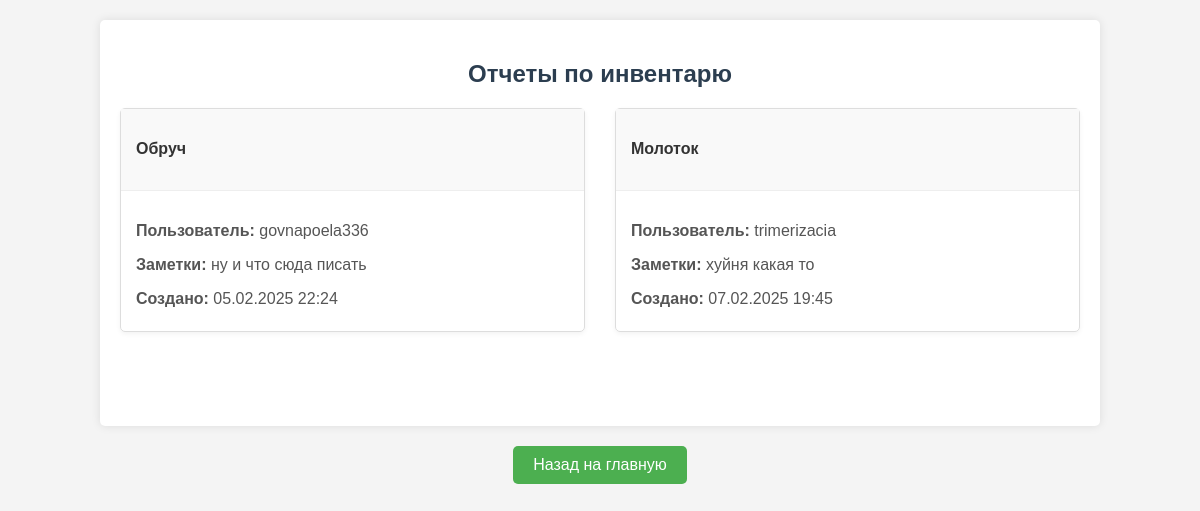
Page /inventory/reports/ (signed in) on the earlier database version.
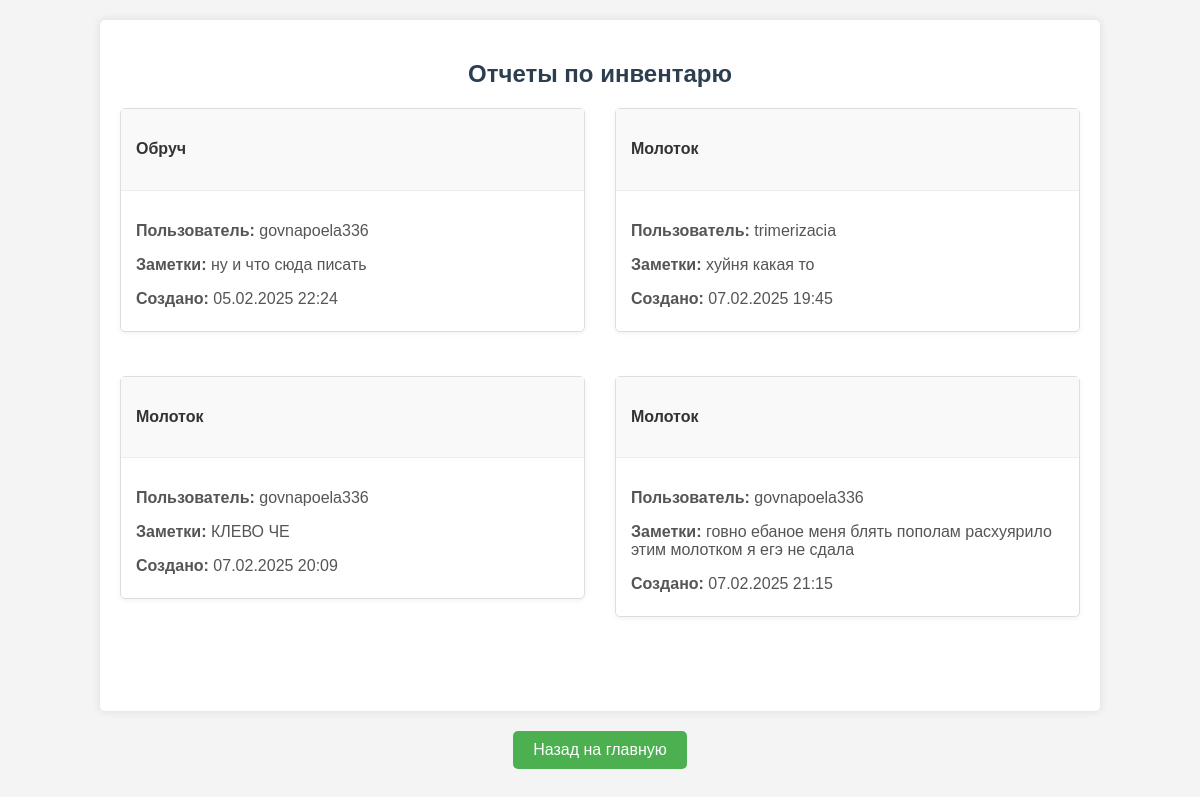
Same page on the later database version.
### invpage/models.py (models this page shows, shortened)
class UsageReport(models.Model):
    user = models.ForeignKey(settings.AUTH_USER_MODEL, on_delete=models.CASCADE, verbose_name=_("Пользователь"), default=1)
    item = models.ForeignKey('InventoryItem', on_delete=models.CASCADE, verbose_name=_("Инвентарь"))
    notes = models.TextField(verbose_name=_("Заметки"))
    created_at = models.DateTimeField(auto_now_add=True)
    class Meta:
        verbose_name = _("отчет об использовании")
        verbose_name_plural = _("Отчеты об использовании")

class InventoryItem(models.Model):
    name = models.CharField(max_length=255, verbose_name=_("Название"))
    description = models.TextField(verbose_name=_("Описание"))
    status = models.CharField(max_length=50, default='Исправен', verbose_name=_("Статус"))
    item_id = models.AutoField(primary_key=True)
    quantity = models.PositiveIntegerField(default=0, verbose_name=_("Количество"))
    class Meta:
        verbose_name = _("предмет инвентаря")
        verbose_name_plural = _("Предметы инвентаря")

### main/models.py (models this page shows, shortened)
class UserRegistration(AbstractUser):
    username = models.CharField(max_length=150, unique=True)
    email = models.EmailField(unique=True)
    password = models.CharField(max_length=128)
    token_timestamp = models.DateTimeField(null=True, blank=True)
    USERNAME_FIELD = 'username'
    REQUIRED_FIELDS = ['email']
    last_login = models.DateTimeField(null=True, blank=True)

### invpage/views.py (the view)
# urls.py: path('reports/', reports_view, name='reports'),
@login_required
def reports_view(request):
    inventory_requests = InventoryRequest.objects.all()
    inventory_items = InventoryItem.objects.all()
    ownerships = Ownership.objects.all()
    purchase_plans = PurchasePlan.objects.all()
    usage_reports = UsageReport.objects.all()
    context = {
        'inventory_requests': inventory_requests,
        'inventory_items': inventory_items,
        'ownerships': ownerships,
        'purchase_plans': purchase_plans,
        'usage_reports': usage_reports,
    }
    return render(request, 'invpage/reports.html', context)

### invpage/templates/invpage/reports.html (shortened to what this page needs)
{% load static %}
<!DOCTYPE html>
<html lang="ru">
<head>
    <link rel="stylesheet" href="{% static 'invpage/css/reports.css' %}">
</head>
<body>
    <div class="container">
        <h2>Отчеты по инвентарю</h2>
        <section id="usage_reports">
            {% if usage_reports %}
                <div class="row">
                    {% for report in usage_reports %}
                        <div class="col-md-6 mb-4">
                            <div class="report-card">
                                <div class="card-header">
                                    <h4>{{ report.item.name }}</h4>
                                </div>
                                <div class="card-body">
                                    <p><strong>Пользователь:</strong> {{ report.user.username }}</p>
                                    <p><strong>Заметки:</strong> {{ report.notes }}</p>
                                    <p><strong>Создано:</strong> {{ report.created_at|date:"d.m.Y H:i" }}</p>
                                </div>
                            </div>
                        </div>
                    {% endfor %}
                </div>
            {% else %}
                <div class="alert-info">
                    Нет отчетов об использовании.
                </div>
            {% endif %}
        </section>
    </div>
    <div class="button-container">
        <a href="{% url 'index' %}">Назад на главную</a>
    </div>
</body>
</html>

Differences in the rows shown:
added UsageReport: item.name "Молоток", user.username "govnapoela336", notes "КЛЕВО ЧЕ", created_at "07.02.2025 20:09"
added UsageReport: item.name "Молоток", user.username "govnapoela336", notes "говно ебаное меня блять пополам расхуярило этим молотком я егэ не сдала", created_at "07.02.2025 21:15"
